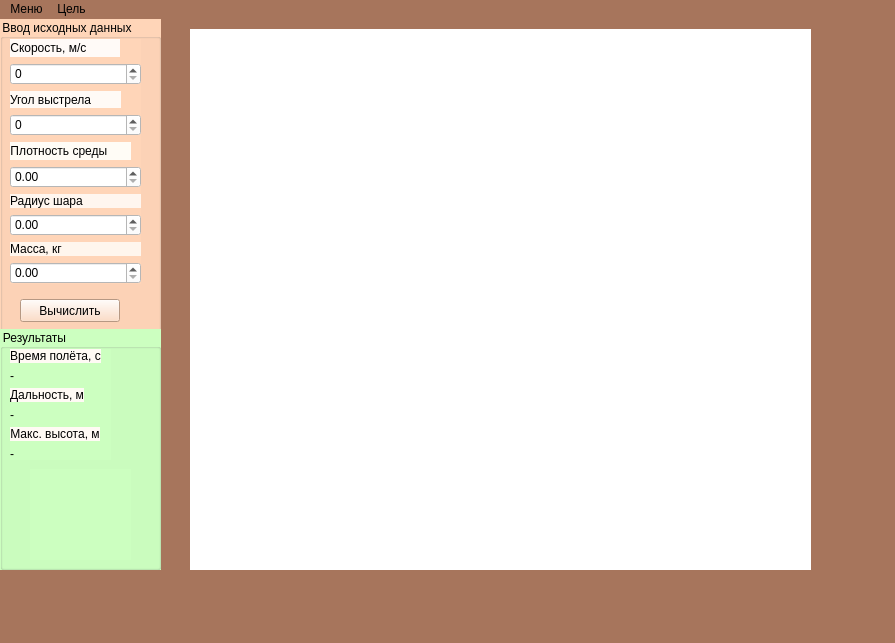
<?xml version="1.0" encoding="UTF-8"?>
<ui version="4.0">
 <class>MainWindow</class>
 <widget class="QMainWindow" name="MainWindow">
  <property name="geometry">
   <rect>
    <x>0</x>
    <y>0</y>
    <width>895</width>
    <height>643</height>
   </rect>
  </property>
  <property name="windowTitle">
   <string>MainWindow</string>
  </property>
  <property name="styleSheet">
   <string notr="true">background-color: rgb(167, 117, 92);
</string>
  </property>
  <widget class="QWidget" name="centralwidget">
   <widget class="QWidget" name="verticalLayoutWidget">
    <property name="geometry">
     <rect>
      <x>0</x>
      <y>0</y>
      <width>161</width>
      <height>551</height>
     </rect>
    </property>
    <layout class="QVBoxLayout" name="verticalLayout">
     <item>
      <widget class="QGroupBox" name="groupBox_2">
       <property name="styleSheet">
        <string notr="true">background-color: rgb(255, 213, 184);</string>
       </property>
       <property name="title">
        <string>Ввод исходных данных</string>
       </property>
       <widget class="QPushButton" name="buttonStart">
        <property name="geometry">
         <rect>
          <x>20</x>
          <y>280</y>
          <width>100</width>
          <height>23</height>
         </rect>
        </property>
        <property name="text">
         <string>Вычислить</string>
        </property>
       </widget>
       <widget class="QWidget" name="layoutWidget">
        <property name="geometry">
         <rect>
          <x>10</x>
          <y>20</y>
          <width>131</width>
          <height>245</height>
         </rect>
        </property>
        <layout class="QVBoxLayout" name="verticalLayout_2">
         <item>
          <widget class="QLabel" name="label">
           <property name="sizePolicy">
            <sizepolicy hsizetype="Maximum" vsizetype="Preferred">
             <horstretch>100</horstretch>
             <verstretch>100</verstretch>
            </sizepolicy>
           </property>
           <property name="styleSheet">
            <string notr="true">background-color: rgb(255, 250, 247);</string>
           </property>
           <property name="text">
            <string>Скорость, м/с          </string>
           </property>
           <property name="alignment">
            <set>Qt::AlignCenter</set>
           </property>
          </widget>
         </item>
         <item>
          <widget class="QSpinBox" name="speed">
           <property name="styleSheet">
            <string notr="true">background-color: rgb(255, 255, 255);</string>
           </property>
          </widget>
         </item>
         <item>
          <widget class="QLabel" name="label_2">
           <property name="sizePolicy">
            <sizepolicy hsizetype="Maximum" vsizetype="Preferred">
             <horstretch>100</horstretch>
             <verstretch>100</verstretch>
            </sizepolicy>
           </property>
           <property name="styleSheet">
            <string notr="true">background-color: rgb(255, 250, 246);</string>
           </property>
           <property name="text">
            <string>Угол выстрела         </string>
           </property>
           <property name="alignment">
            <set>Qt::AlignCenter</set>
           </property>
          </widget>
         </item>
         <item>
          <widget class="QSpinBox" name="angle">
           <property name="styleSheet">
            <string notr="true">background-color: rgb(255, 255, 255);</string>
           </property>
          </widget>
         </item>
         <item>
          <widget class="QLabel" name="label_3">
           <property name="sizePolicy">
            <sizepolicy hsizetype="Maximum" vsizetype="Preferred">
             <horstretch>100</horstretch>
             <verstretch>100</verstretch>
            </sizepolicy>
           </property>
           <property name="styleSheet">
            <string notr="true">background-color: rgb(255, 252, 246);</string>
           </property>
           <property name="text">
            <string>Плотность среды       </string>
           </property>
           <property name="alignment">
            <set>Qt::AlignCenter</set>
           </property>
          </widget>
         </item>
         <item>
          <widget class="QDoubleSpinBox" name="density">
           <property name="styleSheet">
            <string notr="true">background-color: rgb(255, 255, 255);</string>
           </property>
          </widget>
         </item>
         <item>
          <widget class="QLabel" name="label_4">
           <property name="styleSheet">
            <string notr="true">background-color: rgb(255, 246, 239);</string>
           </property>
           <property name="text">
            <string>Радиус шара</string>
           </property>
          </widget>
         </item>
         <item>
          <widget class="QDoubleSpinBox" name="radius">
           <property name="styleSheet">
            <string notr="true">background-color: rgb(255, 255, 255);</string>
           </property>
          </widget>
         </item>
         <item>
          <widget class="QLabel" name="label_8">
           <property name="styleSheet">
            <string notr="true">background-color: rgb(255, 246, 237);</string>
           </property>
           <property name="text">
            <string>Масса, кг</string>
           </property>
          </widget>
         </item>
         <item>
          <widget class="QDoubleSpinBox" name="weight">
           <property name="styleSheet">
            <string notr="true">background-color: rgb(255, 255, 255);</string>
           </property>
          </widget>
         </item>
        </layout>
       </widget>
       <widget class="QGroupBox" name="groupBox">
        <property name="geometry">
         <rect>
          <x>0</x>
          <y>310</y>
          <width>161</width>
          <height>241</height>
         </rect>
        </property>
        <property name="sizePolicy">
         <sizepolicy hsizetype="Preferred" vsizetype="Preferred">
          <horstretch>0</horstretch>
          <verstretch>0</verstretch>
         </sizepolicy>
        </property>
        <property name="styleSheet">
         <string notr="true">background-color: rgb(204, 255, 192);</string>
        </property>
        <property name="title">
         <string>Результаты</string>
        </property>
        <widget class="QWidget" name="layoutWidget">
         <property name="geometry">
          <rect>
           <x>10</x>
           <y>20</y>
           <width>101</width>
           <height>111</height>
          </rect>
         </property>
         <layout class="QVBoxLayout" name="verticalLayout_3">
          <item>
           <widget class="QLabel" name="label_5">
            <property name="sizePolicy">
             <sizepolicy hsizetype="Maximum" vsizetype="Preferred">
              <horstretch>100</horstretch>
              <verstretch>100</verstretch>
             </sizepolicy>
            </property>
            <property name="styleSheet">
             <string notr="true">background-color: rgb(255, 250, 244);</string>
            </property>
            <property name="text">
             <string>Время полёта, с</string>
            </property>
            <property name="alignment">
             <set>Qt::AlignCenter</set>
            </property>
           </widget>
          </item>
          <item>
           <widget class="QLabel" name="resultTime">
            <property name="sizePolicy">
             <sizepolicy hsizetype="Maximum" vsizetype="Preferred">
              <horstretch>100</horstretch>
              <verstretch>100</verstretch>
             </sizepolicy>
            </property>
            <property name="styleSheet">
             <string notr="true"/>
            </property>
            <property name="text">
             <string>-</string>
            </property>
            <property name="alignment">
             <set>Qt::AlignCenter</set>
            </property>
           </widget>
          </item>
          <item>
           <widget class="QLabel" name="label_7">
            <property name="sizePolicy">
             <sizepolicy hsizetype="Maximum" vsizetype="Preferred">
              <horstretch>100</horstretch>
              <verstretch>100</verstretch>
             </sizepolicy>
            </property>
            <property name="styleSheet">
             <string notr="true">background-color: rgb(255, 250, 244);</string>
            </property>
            <property name="text">
             <string>Дальность, м</string>
            </property>
            <property name="alignment">
             <set>Qt::AlignCenter</set>
            </property>
           </widget>
          </item>
          <item>
           <widget class="QLabel" name="resultDistance">
            <property name="sizePolicy">
             <sizepolicy hsizetype="Maximum" vsizetype="Preferred">
              <horstretch>100</horstretch>
              <verstretch>100</verstretch>
             </sizepolicy>
            </property>
            <property name="text">
             <string>-</string>
            </property>
            <property name="alignment">
             <set>Qt::AlignCenter</set>
            </property>
           </widget>
          </item>
          <item>
           <widget class="QLabel" name="label_9">
            <property name="sizePolicy">
             <sizepolicy hsizetype="Maximum" vsizetype="Preferred">
              <horstretch>100</horstretch>
              <verstretch>100</verstretch>
             </sizepolicy>
            </property>
            <property name="styleSheet">
             <string notr="true">background-color: rgb(255, 250, 244);</string>
            </property>
            <property name="text">
             <string>Макс. высота, м</string>
            </property>
            <property name="alignment">
             <set>Qt::AlignCenter</set>
            </property>
           </widget>
          </item>
          <item>
           <widget class="QLabel" name="resultHeight">
            <property name="sizePolicy">
             <sizepolicy hsizetype="Maximum" vsizetype="Preferred">
              <horstretch>100</horstretch>
              <verstretch>100</verstretch>
             </sizepolicy>
            </property>
            <property name="text">
             <string>-</string>
            </property>
            <property name="alignment">
             <set>Qt::AlignCenter</set>
            </property>
           </widget>
          </item>
         </layout>
        </widget>
        <widget class="QLabel" name="image">
         <property name="geometry">
          <rect>
           <x>30</x>
           <y>140</y>
           <width>101</width>
           <height>91</height>
          </rect>
         </property>
         <property name="text">
          <string/>
         </property>
        </widget>
       </widget>
      </widget>
     </item>
    </layout>
   </widget>
   <widget class="QCustomPlot" name="widget" native="true">
    <property name="geometry">
     <rect>
      <x>190</x>
      <y>10</y>
      <width>621</width>
      <height>541</height>
     </rect>
    </property>
    <property name="styleSheet">
     <string notr="true">background-color: rgb(255, 255, 255);</string>
    </property>
   </widget>
  </widget>
  <widget class="QMenuBar" name="menubar">
   <property name="geometry">
    <rect>
     <x>0</x>
     <y>0</y>
     <width>895</width>
     <height>21</height>
    </rect>
   </property>
   <widget class="QMenu" name="menu">
    <property name="title">
     <string>Меню</string>
    </property>
    <widget class="QMenu" name="menu_2">
     <property name="title">
      <string>Сохранить</string>
     </property>
     <addaction name="action_7"/>
     <addaction name="action_8"/>
    </widget>
    <addaction name="action"/>
    <addaction name="action_2"/>
    <addaction name="action_3"/>
    <addaction name="separator"/>
    <addaction name="menu_2"/>
   </widget>
   <widget class="QMenu" name="menu_3">
    <property name="title">
     <string>Цель</string>
    </property>
    <addaction name="action_9"/>
   </widget>
   <addaction name="menu"/>
   <addaction name="menu_3"/>
  </widget>
  <widget class="QStatusBar" name="statusbar">
   <property name="styleSheet">
    <string notr="true">color: rgb(255, 255, 255);</string>
   </property>
  </widget>
  <action name="action">
   <property name="text">
    <string>Создать новый</string>
   </property>
   <property name="shortcut">
    <string>Ctrl+E</string>
   </property>
  </action>
  <action name="action_2">
   <property name="text">
    <string>Открыть проект</string>
   </property>
   <property name="shortcut">
    <string>Ctrl+T</string>
   </property>
  </action>
  <action name="action_3">
   <property name="text">
    <string>Закрыть проект</string>
   </property>
   <property name="shortcut">
    <string>Ctrl+Q</string>
   </property>
  </action>
  <action name="action_7">
   <property name="text">
    <string>Сохранить как</string>
   </property>
   <property name="shortcut">
    <string>Ctrl+S</string>
   </property>
  </action>
  <action name="action_8">
   <property name="text">
    <string>Сохранить</string>
   </property>
   <property name="shortcut">
    <string>Ctrl+O</string>
   </property>
  </action>
  <action name="action_9">
   <property name="text">
    <string>Узнать нашу цель</string>
   </property>
   <property name="shortcut">
    <string>Ctrl+R</string>
   </property>
  </action>
 </widget>
 <customwidgets>
  <customwidget>
   <class>QCustomPlot</class>
   <extends>QWidget</extends>
   <header>qcustomplot.h</header>
   <container>1</container>
  </customwidget>
 </customwidgets>
 <resources/>
 <connections/>
</ui>
